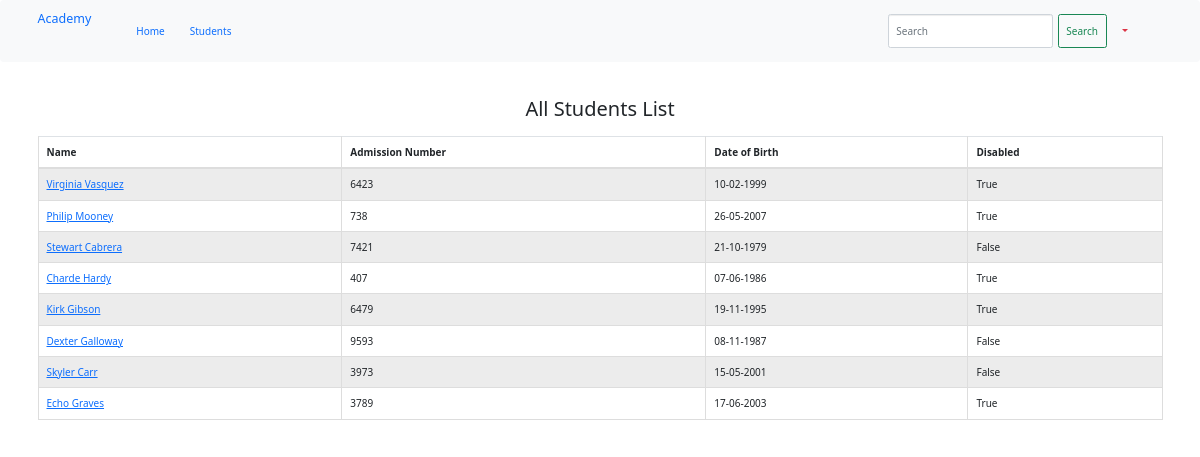
The page /all_students (signed in) on the database its author committed.
### mainapp/models.py (models this page shows, shortened)
class Student(models.Model):
    name= models.CharField(max_length=100)
    adm_no= models.IntegerField(unique=True)
    dob = models.DateField(null=True)
    profile_picture = models.ImageField(upload_to=unique_img_name, null=True, default='students/students.png')
    disabled = models.BooleanField(default=False)

### mainapp/views.py (the view)
# urls.py: path('all_students',views.all_students, name = 'all_students'),
@login_required
def all_students(request):
    students = Student.objects.all().order_by('id')
    return render(request, 'all_students.html', {'students':students})

### mainapp/templates/all_students.html (shortened to what this page needs)
<!DOCTYPE html>
<html lang="en">
<head>
    <link rel="stylesheet" href="https://maxcdn.bootstrapcdn.com/bootstrap/3.4.1/css/bootstrap.min.css">
</head>
<body>
    {% include 'navbar.html'%}
    <div class="container">
        <div class="row">
            <div class="col-12">
                <h2 class="text-center my-4">All Students List</h2>
                <table class="table table-striped table-bordered">
                    <thead class="thead-dark">
                        <tr>
                            <th>Name</th>
                            <th>Admission Number</th>
                            <th>Date of Birth</th>
                            <th>Disabled</th>
                        </tr>
                    </thead>
                    <tbody>
                        {% for student in students %}
                        <tr>
                            <td><a href="{% url 'student_details' student_id=student.id %}">{{ student.name }}</a></td>
                            <td>{{ student.adm_no }}</td>
                            <td>{{ student.dob| date:'d-m-Y'  }}</td>
                            <td>{{ student.disabled }}</td>
                        </tr>
                        {% endfor %}
                    </tbody>
                </table>
            </div>
        </div>
    </div>
</html>

### mainapp/templates/navbar.html (shortened to what this page needs)
<!DOCTYPE html>
<html lang="en">
<head>
    <link rel="stylesheet" href="https://maxcdn.bootstrapcdn.com/bootstrap/5.1.3/css/bootstrap.min.css">
</head>
<body>
    <nav class="navbar sticky-top navbar-expand-lg bg-light">
        <div class="container">
            <a class="navbar-brand" href="{% url 'home' %}">Academy</a>
            <div class="collapse navbar-collapse" id="navbarTogglerDemo02">
                <ul class="navbar-nav me-auto mb-2 mb-lg-0">
                    <li class="nav-item">
                        <a class="nav-link {% if request.path == '/' %} active {% endif %}" aria-current="page"
                            href="{% url 'home' %}">Home</a>
                    </li>
                    <li class="nav-item">
                        <a class="nav-link {% if request.path == '/all_students' %} active {% endif %}"
                            href="{% url 'all_students' %}">Students</a>
                    </li>
                </ul>
                <form class="d-flex" role="search" method="get" action="{% url 'search_students'   %}">
                    <input class="form-control me-2" name="search_word" type="search" placeholder="Search"
                        aria-label="Search">
                    <button class="btn btn-outline-success" type="submit">Search</button>
                </form>
                <ul class="navbar-nav ms-3 mb-2 mb-lg-0">
                    <li class="nav-item dropdown">
                        <a class="nav-link dropdown-toggle text-danger" href="#" role="button"
                            data-bs-toggle="dropdown">{{ user.first_name}}</a>
                    </li>
                </ul>
            </div>
        </div>
    </nav>
</body>
</html>

### mainapp/templates/navbar.html (style rules this page uses)
.navbar-nav .nav-item .nav-link { list-style: none; margin-right: 15px; }

### rows shown on the page
Student: name "Virginia Vasquez", adm_no "6423", dob "10-02-1999", disabled "True"
Student: name "Philip Mooney", adm_no "738", dob "26-05-2007", disabled "True"
Student: name "Stewart Cabrera", adm_no "7421", dob "21-10-1979", disabled "False"
Student: name "Charde Hardy", adm_no "407", dob "07-06-1986", disabled "True"
Student: name "Kirk Gibson", adm_no "6479", dob "19-11-1995", disabled "True"
Student: name "Dexter Galloway", adm_no "9593", dob "08-11-1987", disabled "False"
Student: name "Skyler Carr", adm_no "3973", dob "15-05-2001", disabled "False"
Student: name "Echo Graves", adm_no "3789", dob "17-06-2003", disabled "True"
